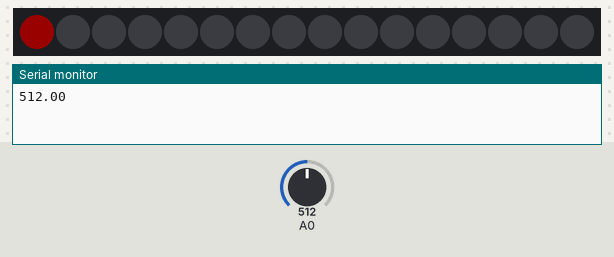
The sketch below on a simulated Arduino Uno, built with avr-gcc and run on an emulated ATmega328P. Parts: 16 RGB LEDs in strip order, left to right, the last lines printed to the serial monitor. Inputs (shaded band) come from the test bench; at power-on: A0 = 512. Dim RGB values are drawn brighter than linear.

Above: at 0.01 s.
At 1.2 s:
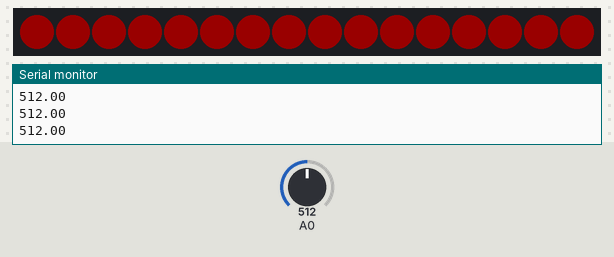
1.3 s: A0 set to 716
2.8 s: A0 set to 900
4.3 s: A0 set to 1023
Timing chart, 0 to 7.3 s (numbered marks = the images above; inputs shaded):
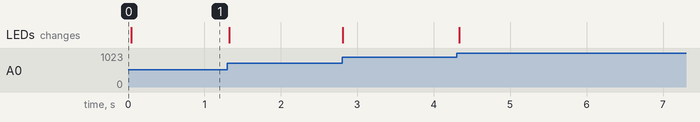

The sketch:

sketch_mar28b.ino
```cpp
#include <FastLED.h>

#define NUM_LEDS 16
#define DATA_PIN 3

CRGB leds[NUM_LEDS];


void setup() {
  Serial.begin(9600);
  FastLED.addLeds<NEOPIXEL, DATA_PIN>(leds, NUM_LEDS);
}

void loop() {
  float sensor = analogRead(A0);
  Serial.println(sensor);

  if (sensor < 80) {
    FastLED.setBrightness(10);
  } else {
    FastLED.setBrightness(sensor / 10);
  }


  letThereBeLight();


}

void letThereBeLight() {

  for (int i = 0; i < NUM_LEDS; i++) {
    leds[i] = CRGB(127, 0, 0);
    FastLED.show();
    delay(1);

  }

}
```
